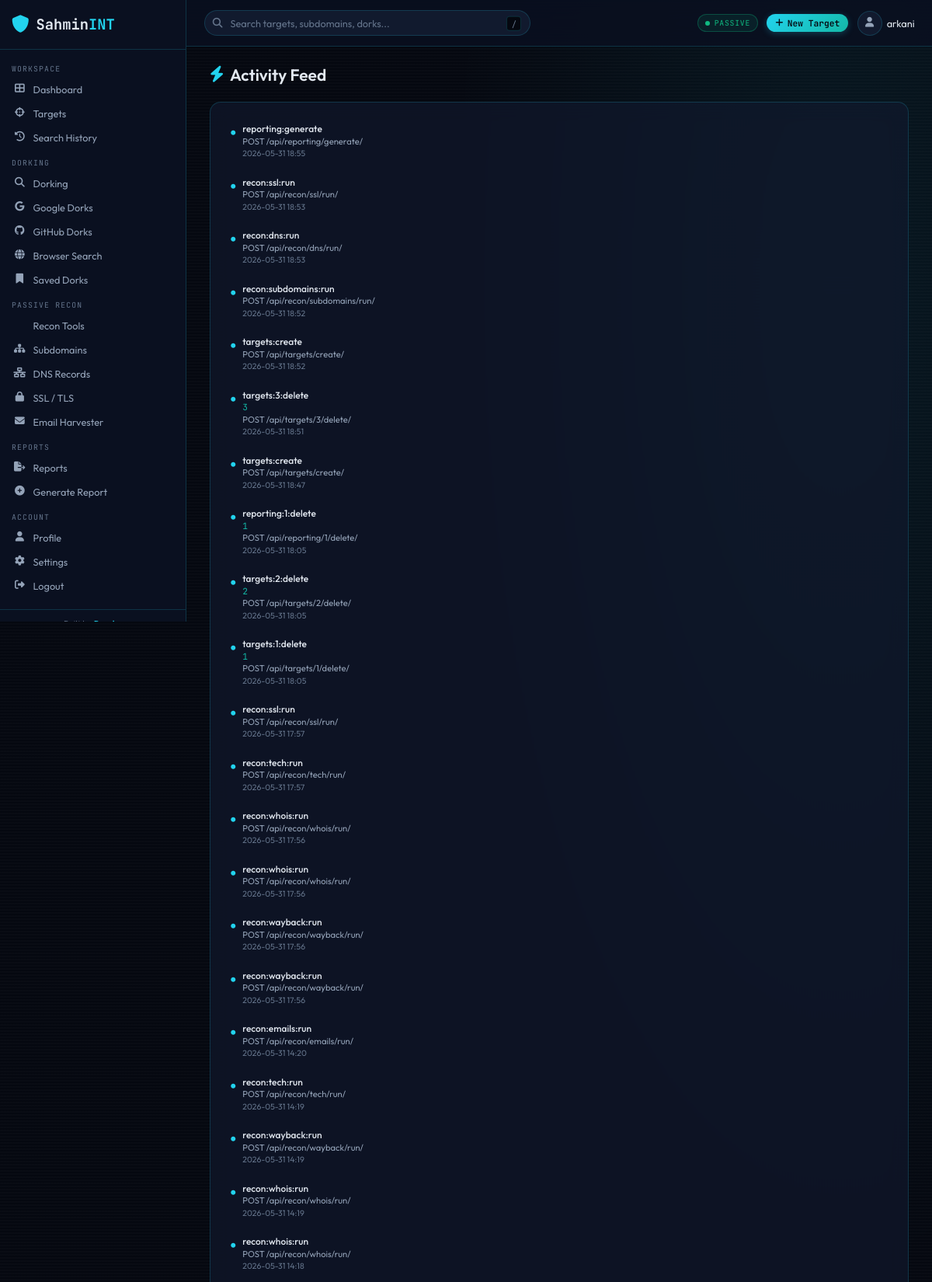
The app's page /api/dashboard/activity/ (signed in, upper part) with its own data.
### core/models.py (models this page shows, shortened)
class ActivityLog(models.Model):
    user = models.ForeignKey(
        settings.AUTH_USER_MODEL, on_delete=models.CASCADE, null=True, blank=True
    )
    action = models.CharField(max_length=80)
    target_domain = models.CharField(max_length=255, null=True, blank=True)
    description = models.CharField(max_length=500)
    created_at = models.DateTimeField(auto_now_add=True, db_index=True)
    class Meta:
        ordering = ["-created_at"]
        verbose_name_plural = "Activity logs"

### dashboard/views.py (the view)
# urls.py: path("activity/", views.activity_feed, name="activity"),
@login_required
def activity_feed(request):
    activities = ActivityLog.objects.filter(user=request.user)[:100]
    return render(request, "dashboard/activity.html", {"activities": activities})

### core/context_processors.py (called while the page is built)
def sidebar_data(request):
    ctx = {}
    if request.user.is_authenticated:
        ctx["recent_activity"] = ActivityLog.objects.filter(
            user=request.user
        )[:5]
        ctx["target_count"] = Target.objects.filter(user=request.user).count()
    else:
        ctx["recent_activity"] = []
        ctx["target_count"] = 0
    return ctx

### templates/dashboard/activity.html (shortened to what this page needs)
{% extends "base.html" %}
{% block content %}
<div class="page-header">
  <h1 class="page-title"><i class="fas fa-bolt"></i> Activity Feed</h1>
</div>
<div class="panel">
  <div class="panel-body">
    {% if activities %}
    <div class="activity-feed">
      {% for a in activities %}
      <div class="activity-item">
        <span class="activity-icon"><i class="fas fa-circle"></i></span>
        <div class="activity-content">
          <span class="activity-action">{{ a.action }}</span>
          {% if a.target_domain %}
          <span class="activity-target mono">{{ a.target_domain }}</span>
          {% endif %}
          <span class="activity-description text-muted">{{ a.description }}</span>
          <span class="activity-time text-dim">{{ a.created_at|date:"Y-m-d H:i" }}</span>
        </div>
      </div>
      {% endfor %}
    </div>
    {% else %}
    <div class="empty-state">
      <i class="fas fa-bolt"></i>
      <p>No activity recorded yet.</p>
    </div>
    {% endif %}
  </div>
</div>
{% endblock %}

### templates/partials/topbar.html (shortened to what this page needs)
<header class="topbar" id="topbar">
  <div class="topbar-left">
    <div class="search-wrapper">
      <i class="fas fa-search search-icon"></i>
      <form action="{% url 'dashboard:search' %}" method="GET" class="search-form" id="global-search-form">
        <input type="text" name="q" class="search-input" id="global-search-input"
               placeholder="Search targets, subdomains, dorks..." autocomplete="off">
      </form>
      <span class="search-hint"><kbd>/</kbd></span>
    </div>
  </div>
  <div class="topbar-right">
    <div class="passive-badge" id="passive-badge">
      <span class="pulse-dot"></span>
      <span>PASSIVE</span>
    </div>
    <a href="{% url 'targets:create' %}" class="btn btn-primary btn-sm" id="btn-add-target-topbar">
      <i class="fas fa-plus"></i> New Target
    </a>
    <div class="avatar-dropdown" id="avatar-dropdown">
      <a href="{% url 'users:profile' %}" class="avatar-link">
        <div class="avatar">
          <i class="fas fa-user"></i>
        </div>
        <span class="avatar-name">{{ user.username }}</span>
      </a>
    </div>
  </div>
</header>

### records on screen
ActivityLog: action "reporting:generate", description "POST /api/reporting/generate/", created_at "2026-05-31 18:55"
ActivityLog: action "recon:ssl:run", description "POST /api/recon/ssl/run/", created_at "2026-05-31 18:53"
ActivityLog: action "recon:dns:run", description "POST /api/recon/dns/run/", created_at "2026-05-31 18:53"
ActivityLog: action "recon:subdomains:run", description "POST /api/recon/subdomains/run/", created_at "2026-05-31 18:52"
ActivityLog: action "targets:create", description "POST /api/targets/create/", created_at "2026-05-31 18:52"
ActivityLog: action "targets:3:delete", target_domain "3", description "POST /api/targets/3/delete/", created_at "2026-05-31 18:51"
ActivityLog: action "targets:create", description "POST /api/targets/create/", created_at "2026-05-31 18:47"
ActivityLog: action "reporting:1:delete", target_domain "1", description "POST /api/reporting/1/delete/", created_at "2026-05-31 18:05"
ActivityLog: action "targets:2:delete", target_domain "2", description "POST /api/targets/2/delete/", created_at "2026-05-31 18:05"
ActivityLog: action "targets:1:delete", target_domain "1", description "POST /api/targets/1/delete/", created_at "2026-05-31 18:05"
ActivityLog: action "recon:ssl:run", description "POST /api/recon/ssl/run/", created_at "2026-05-31 17:57"
ActivityLog: action "recon:tech:run", description "POST /api/recon/tech/run/", created_at "2026-05-31 17:57"
ActivityLog: action "recon:whois:run", description "POST /api/recon/whois/run/", created_at "2026-05-31 17:56"
ActivityLog: action "recon:whois:run", description "POST /api/recon/whois/run/", created_at "2026-05-31 17:56"
ActivityLog: action "recon:wayback:run", description "POST /api/recon/wayback/run/", created_at "2026-05-31 17:56"
ActivityLog: action "recon:wayback:run", description "POST /api/recon/wayback/run/", created_at "2026-05-31 17:56"
ActivityLog: action "recon:emails:run", description "POST /api/recon/emails/run/", created_at "2026-05-31 14:20"
ActivityLog: action "recon:tech:run", description "POST /api/recon/tech/run/", created_at "2026-05-31 14:19"
ActivityLog: action "recon:wayback:run", description "POST /api/recon/wayback/run/", created_at "2026-05-31 14:19"
ActivityLog: action "recon:whois:run", description "POST /api/recon/whois/run/", created_at "2026-05-31 14:19"
ActivityLog: action "recon:whois:run", description "POST /api/recon/whois/run/", created_at "2026-05-31 14:18"

### other values on screen
{{ user.username }} "arkani"
